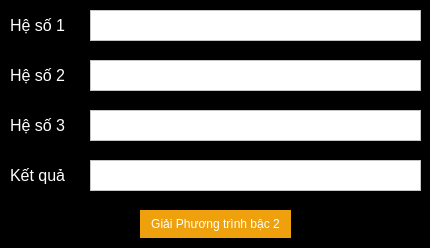
<?xml version="1.0" encoding="UTF-8"?>
<ui version="4.0">
 <class>ptb2_window</class>
 <widget class="QWidget" name="ptb2_window">
  <property name="geometry">
   <rect>
    <x>0</x>
    <y>0</y>
    <width>430</width>
    <height>248</height>
   </rect>
  </property>
  <property name="windowTitle">
   <string>ptb3Window</string>
  </property>
  <property name="styleSheet">
   <string notr="true">color: white;
background-color: black;</string>
  </property>
  <widget class="QLabel" name="label_hs1">
   <property name="geometry">
    <rect>
     <x>10</x>
     <y>10</y>
     <width>71</width>
     <height>31</height>
    </rect>
   </property>
   <property name="font">
    <font>
     <pointsize>12</pointsize>
    </font>
   </property>
   <property name="text">
    <string>Hệ số 1</string>
   </property>
  </widget>
  <widget class="QTextBrowser" name="textBrowser_hs1">
   <property name="geometry">
    <rect>
     <x>90</x>
     <y>10</y>
     <width>331</width>
     <height>31</height>
    </rect>
   </property>
   <property name="styleSheet">
    <string notr="true">color: black; 
background-color: white; </string>
   </property>
  </widget>
  <widget class="QLabel" name="label_hs2">
   <property name="geometry">
    <rect>
     <x>10</x>
     <y>60</y>
     <width>71</width>
     <height>31</height>
    </rect>
   </property>
   <property name="font">
    <font>
     <pointsize>12</pointsize>
    </font>
   </property>
   <property name="text">
    <string>Hệ số 2</string>
   </property>
  </widget>
  <widget class="QTextBrowser" name="textBrowser_hs2">
   <property name="geometry">
    <rect>
     <x>90</x>
     <y>60</y>
     <width>331</width>
     <height>31</height>
    </rect>
   </property>
   <property name="styleSheet">
    <string notr="true">color: black; 
background-color: white; </string>
   </property>
  </widget>
  <widget class="QLabel" name="label_hs3">
   <property name="geometry">
    <rect>
     <x>10</x>
     <y>110</y>
     <width>71</width>
     <height>31</height>
    </rect>
   </property>
   <property name="font">
    <font>
     <pointsize>12</pointsize>
    </font>
   </property>
   <property name="text">
    <string>Hệ số 3</string>
   </property>
  </widget>
  <widget class="QTextBrowser" name="textBrowser_hs3">
   <property name="geometry">
    <rect>
     <x>90</x>
     <y>110</y>
     <width>331</width>
     <height>31</height>
    </rect>
   </property>
   <property name="styleSheet">
    <string notr="true">color: black; 
background-color: white; </string>
   </property>
  </widget>
  <widget class="QLabel" name="label_ketqua">
   <property name="geometry">
    <rect>
     <x>10</x>
     <y>160</y>
     <width>71</width>
     <height>31</height>
    </rect>
   </property>
   <property name="font">
    <font>
     <pointsize>12</pointsize>
    </font>
   </property>
   <property name="text">
    <string>Kết quả</string>
   </property>
  </widget>
  <widget class="QTextBrowser" name="textBrowser_ketqua">
   <property name="geometry">
    <rect>
     <x>90</x>
     <y>160</y>
     <width>331</width>
     <height>31</height>
    </rect>
   </property>
   <property name="font">
    <font>
     <pointsize>10</pointsize>
    </font>
   </property>
   <property name="styleSheet">
    <string notr="true">color: black; 
background-color: white; </string>
   </property>
  </widget>
  <widget class="QPushButton" name="button_giai">
   <property name="geometry">
    <rect>
     <x>140</x>
     <y>210</y>
     <width>151</width>
     <height>28</height>
    </rect>
   </property>
   <property name="styleSheet">
    <string notr="true">background-color: #EEA10C;
color: white;
border-radius: 50px;</string>
   </property>
   <property name="text">
    <string>Giải Phương trình bậc 2</string>
   </property>
  </widget>
 </widget>
 <resources/>
 <connections/>
</ui>
